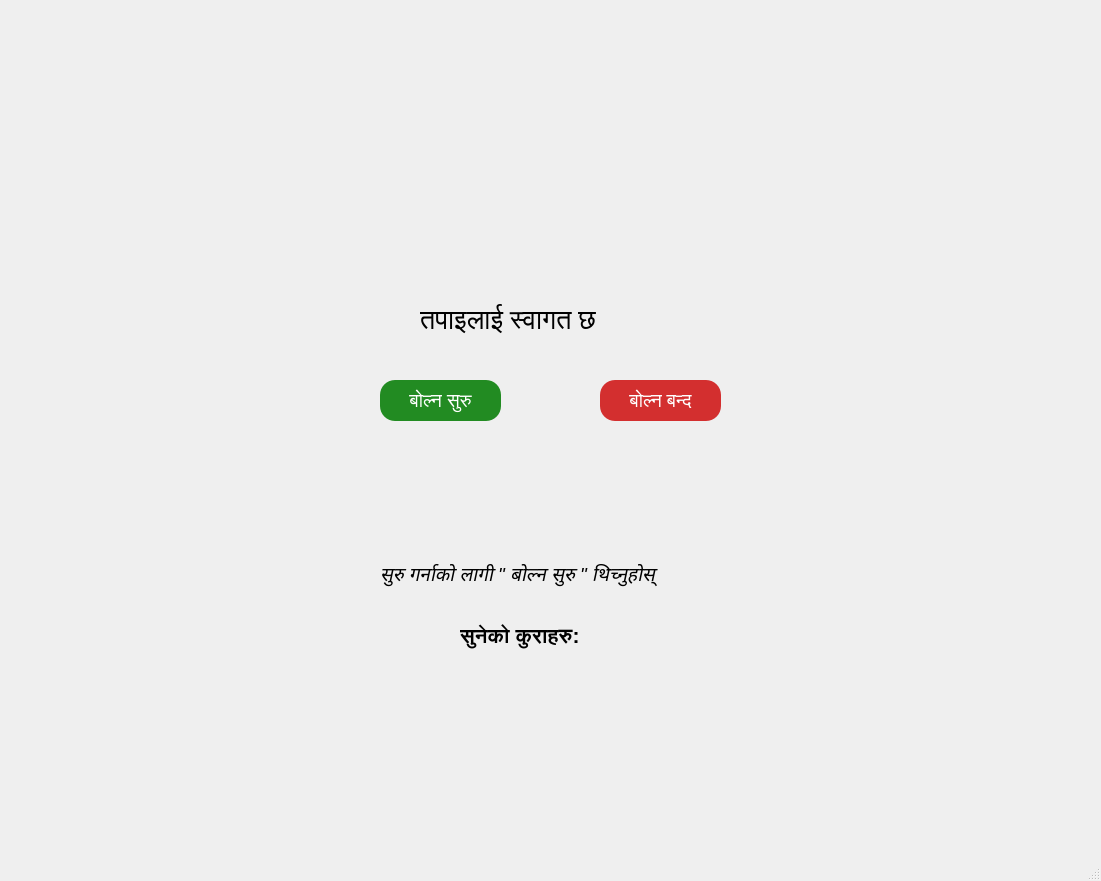
<?xml version="1.0" encoding="UTF-8"?>
<ui version="4.0">
 <class>MainWindow</class>
 <widget class="QMainWindow" name="MainWindow">
  <property name="geometry">
   <rect>
    <x>0</x>
    <y>0</y>
    <width>1101</width>
    <height>881</height>
   </rect>
  </property>
  <property name="windowTitle">
   <string>MainWindow</string>
  </property>
  <widget class="QWidget" name="centralwidget">
   <widget class="QLabel" name="BackGround">
    <property name="enabled">
     <bool>true</bool>
    </property>
    <property name="geometry">
     <rect>
      <x>-40</x>
      <y>-40</y>
      <width>1291</width>
      <height>931</height>
     </rect>
    </property>
    <property name="text">
     <string/>
    </property>
    <property name="pixmap">
     <pixmap>images/Green Bgk.png</pixmap>
    </property>
    <property name="scaledContents">
     <bool>true</bool>
    </property>
   </widget>
   <widget class="QLabel" name="Background2">
    <property name="geometry">
     <rect>
      <x>-170</x>
      <y>240</y>
      <width>1401</width>
      <height>571</height>
     </rect>
    </property>
    <property name="text">
     <string/>
    </property>
    <property name="pixmap">
     <pixmap>images/Sky Blue.png</pixmap>
    </property>
    <property name="scaledContents">
     <bool>true</bool>
    </property>
   </widget>
   <widget class="QLabel" name="Background3">
    <property name="geometry">
     <rect>
      <x>-30</x>
      <y>540</y>
      <width>1211</width>
      <height>421</height>
     </rect>
    </property>
    <property name="text">
     <string/>
    </property>
    <property name="pixmap">
     <pixmap>images/White.png</pixmap>
    </property>
    <property name="scaledContents">
     <bool>true</bool>
    </property>
   </widget>
   <widget class="QLabel" name="Kanchikt">
    <property name="geometry">
     <rect>
      <x>330</x>
      <y>30</y>
      <width>151</width>
      <height>211</height>
     </rect>
    </property>
    <property name="text">
     <string/>
    </property>
    <property name="pixmap">
     <pixmap>images/Newari kt.png</pixmap>
    </property>
    <property name="scaledContents">
     <bool>true</bool>
    </property>
   </widget>
   <widget class="QLabel" name="Kanchitext">
    <property name="geometry">
     <rect>
      <x>490</x>
      <y>70</y>
      <width>221</width>
      <height>101</height>
     </rect>
    </property>
    <property name="text">
     <string/>
    </property>
    <property name="pixmap">
     <pixmap>images/Kanchi.png</pixmap>
    </property>
    <property name="scaledContents">
     <bool>true</bool>
    </property>
   </widget>
   <widget class="QLabel" name="SwagatamLabel">
    <property name="geometry">
     <rect>
      <x>420</x>
      <y>290</y>
      <width>261</width>
      <height>61</height>
     </rect>
    </property>
    <property name="font">
     <font>
      <family>Preeti</family>
      <pointsize>20</pointsize>
      <weight>50</weight>
      <bold>false</bold>
     </font>
    </property>
    <property name="text">
     <string>तपाइलाई स्वागत छ</string>
    </property>
   </widget>
   <widget class="QPushButton" name="BolnaSuruButton">
    <property name="enabled">
     <bool>true</bool>
    </property>
    <property name="geometry">
     <rect>
      <x>380</x>
      <y>380</y>
      <width>121</width>
      <height>41</height>
     </rect>
    </property>
    <property name="font">
     <font>
      <pointsize>14</pointsize>
      <kerning>true</kerning>
     </font>
    </property>
    <property name="statusTip">
     <string>बोल्न सुरु has been pressed</string>
    </property>
    <property name="autoFillBackground">
     <bool>false</bool>
    </property>
    <property name="styleSheet">
     <string notr="true">color: white; background-color:#228B22; border-style:outset;border-radius:15px;</string>
    </property>
    <property name="text">
     <string>बोल्न सुरु</string>
    </property>
   </widget>
   <widget class="QPushButton" name="BolnaBandaButton">
    <property name="geometry">
     <rect>
      <x>600</x>
      <y>380</y>
      <width>121</width>
      <height>41</height>
     </rect>
    </property>
    <property name="font">
     <font>
      <family>Preeti</family>
      <pointsize>14</pointsize>
     </font>
    </property>
    <property name="statusTip">
     <string>बोल्न बन्द has been pressed</string>
    </property>
    <property name="autoFillBackground">
     <bool>false</bool>
    </property>
    <property name="styleSheet">
     <string notr="true">color: white; background-color:#d32f2f; border-style:outset;border-radius:15px;</string>
    </property>
    <property name="text">
     <string>बोल्न बन्द</string>
    </property>
   </widget>
   <widget class="QLabel" name="SuruGarnaLabel">
    <property name="geometry">
     <rect>
      <x>380</x>
      <y>500</y>
      <width>351</width>
      <height>151</height>
     </rect>
    </property>
    <property name="font">
     <font>
      <pointsize>14</pointsize>
      <weight>50</weight>
      <italic>true</italic>
      <bold>false</bold>
      <underline>false</underline>
     </font>
    </property>
    <property name="text">
     <string>सुरु गर्नाको लागी &quot; बोल्न सुरु &quot; थिच्नुहोस् </string>
    </property>
   </widget>
   <widget class="QLabel" name="SunekaKuraharuLabel">
    <property name="geometry">
     <rect>
      <x>460</x>
      <y>610</y>
      <width>161</width>
      <height>51</height>
     </rect>
    </property>
    <property name="font">
     <font>
      <pointsize>16</pointsize>
      <weight>75</weight>
      <bold>true</bold>
     </font>
    </property>
    <property name="text">
     <string>सुनेको कुराहरु:</string>
    </property>
   </widget>
   <widget class="QLabel" name="OutputTextboxLabel">
    <property name="geometry">
     <rect>
      <x>190</x>
      <y>670</y>
      <width>771</width>
      <height>101</height>
     </rect>
    </property>
    <property name="font">
     <font>
      <pointsize>14</pointsize>
     </font>
    </property>
    <property name="text">
     <string/>
    </property>
   </widget>
  </widget>
  <widget class="QMenuBar" name="menubar">
   <property name="geometry">
    <rect>
     <x>0</x>
     <y>0</y>
     <width>1101</width>
     <height>26</height>
    </rect>
   </property>
  </widget>
  <widget class="QStatusBar" name="statusbar"/>
 </widget>
 <resources/>
 <connections/>
</ui>
